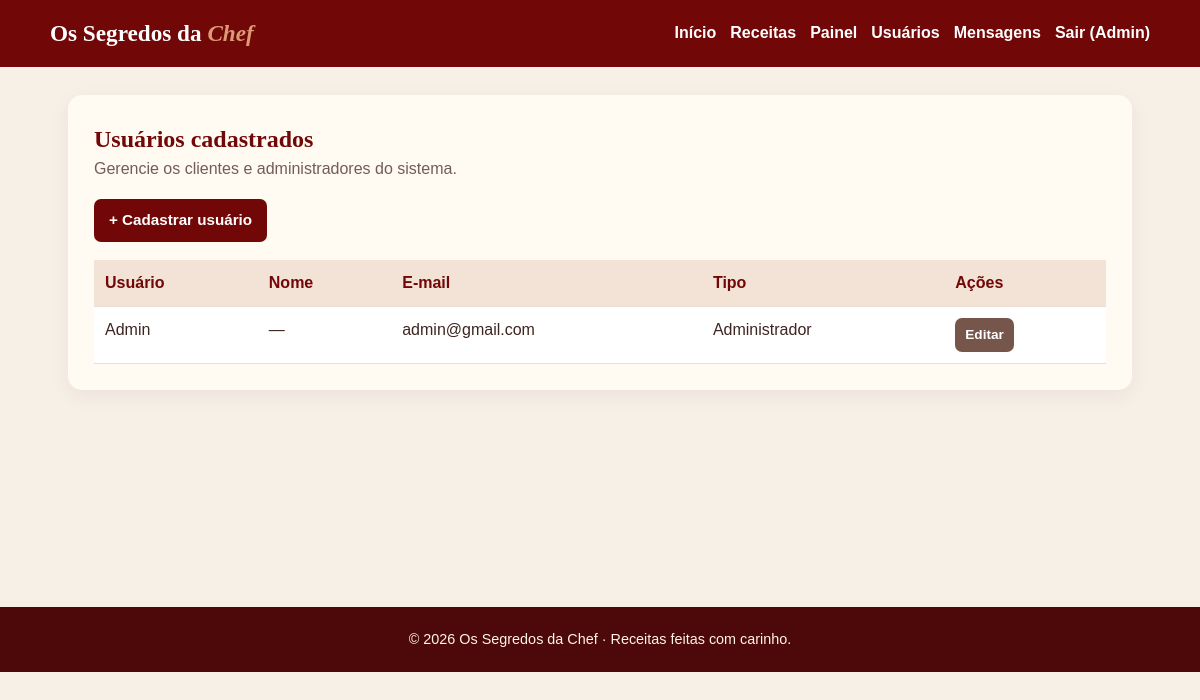
/usuarios/ (signed in), run on the app's committed database.
### usuarios/models.py (models this page shows, shortened)
class Usuario(AbstractUser):
   SEXO_CHOICES = [
       ('masculino', 'Masculino'),
       ('feminino', 'Feminino'),
       ('outro', 'Outro / Prefiro não informar'),
   ]
   sexo = models.CharField('Sexo', max_length=20, choices=SEXO_CHOICES, blank=True, null=True)
   data_nascimento = models.DateField('Data de Nascimento', blank=True, null=True)
   class Meta:
       verbose_name = 'Usuário'
       verbose_name_plural = 'Usuários'

### usuarios/views.py (the view)
# urls.py: path("", views.UsuarioListView.as_view(), name="lista"),
class UsuarioListView(LoginRequiredMixin, UserPassesTestMixin, ListView):
    model = Usuario
    template_name = "usuarios/usuario_list.html"
    context_object_name = "usuarios"
    def test_func(self):
        return self.request.user.is_staff

### usuarios/templates/usuarios/usuario_list.html (shortened to what this page needs)
{% extends 'base.html' %}
{% block content %}
<section class="panel">
    <h1>Usuários cadastrados</h1>
    <p class="muted">
        Gerencie os clientes e administradores do sistema.
    </p>
    <div class="toolbar">
        <a class="btn" href="{% url 'usuarios:criar' %}">
            + Cadastrar usuário
        </a>
    </div>
    <div class="table-wrap">
        <table>
            <thead>
                <tr>
                    <th>Usuário</th>
                    <th>Nome</th>
                    <th>E-mail</th>
                    <th>Tipo</th>
                    <th>Ações</th>
                </tr>
            </thead>
            <tbody>
                {% for item in usuarios %}
                <tr>
                    <td>{{ item.username }}</td>
                    <td>{{ item.get_full_name|default:"—" }}</td>
                    <td>{{ item.email }}</td>
                    <td>
                        {% if item.is_staff %}
                            Administrador
                        {% else %}
                            Cliente
                        {% endif %}
                    </td>
                    <td>
                        <div class="actions">
                            <a class="btn secondary"
                               href="{% url 'usuarios:editar' item.pk %}">
                                Editar
                            </a>
                        </div>
                    </td>
                </tr>
                {% empty %}
                <tr>
                    <td colspan="5">Nenhum usuário cadastrado.</td>
                </tr>
                {% endfor %}
            </tbody>
        </table>
    </div>
</section>
{% endblock %}

### templates/base.html (shortened to what this page needs)
{% load static %}
<!doctype html>
<html lang="pt-br">
<head>
  <link rel="stylesheet" href="{% static 'css/style.css' %}">
</head>
<body>
<header class="site-header">
  <a class="brand" href="{% url 'web:index' %}">Os Segredos da <span>Chef</span></a>
  <nav aria-label="Menu principal">
    <a href="{% url 'web:index' %}">Início</a>
    <a href="{% url 'receitas:receita_list' %}">Receitas</a>
{% if user.is_authenticated %}
    {% if user.is_staff %}
        <a href="{% url 'web:painel' %}">Painel</a>
        <a href="{% url 'usuarios:lista' %}">Usuários</a>
        <a href="{% url 'contato:lista' %}">Mensagens</a>
    {% endif %}
    <form method="post" action="{% url 'usuarios:logout' %}">
        <button class="nav-logout" type="submit">
            Sair ({{ user.username }})
        </button>
    </form>
{% else %}
    <a href="{% url 'usuarios:login' %}">Entrar</a>
    <a href="{% url 'usuarios:cadastro' %}">Cadastrar</a>
{% endif %}
  </nav>
</header>
<main>
  {% block content %}
    {% endblock %}
</main>
<footer>© 2026 Os Segredos da Chef · Receitas feitas com carinho.</footer>
</body>
</html>

### static/css/style.css (style rules this page uses)
:root { --cor-primaria: #720707; --cor-secundaria: #da9b76; --cor-apoio: #fcf5df; --cor-texto: #720707; --branco: #fff; --avermelhado: #924444; --sombra: 0 18px 35px rgba(75, 7, 7, 0.18); --transicao: 0.25s ease; }
* { box-sizing: border-box; margin: 0; padding: 0; }
body { background: #f5ece0; color: var(--cor-texto); font: 16px 'Sulphur Point', Arial, sans-serif; }
a { text-decoration: none; color: inherit; }

### templates/base.html (style rules this page uses)
:root { --wine:#720707;--peach:#da9b76;--cream:#fcf5df;--paper:#fffaf2;--ink:#3d2520 }
body { margin:0;background:#f7f0e7;color:var(--ink);font:16px Arial,sans-serif;line-height:1.5 }
header.site-header { background:var(--wine);color:white;padding:16px max(20px,calc((100% - 1100px)/2));display:flex;align-items:center;justify-content:space-between;gap:18px;flex-wrap:wrap }
.brand { font-family:Georgia,serif;font-size:1.45rem;font-weight:bold;color:white;text-decoration:none }
.brand span { color:var(--peach);font-style:italic }
nav { display:flex;gap:14px;flex-wrap:wrap }
nav a { color:white;text-decoration:none;font-weight:600 }
nav form { display:inline;margin:0 }
nav .nav-logout { padding:0;background:transparent;color:white;border:0;font:inherit;font-weight:600;cursor:pointer }
main { max-width:1100px;margin:28px auto;padding:0 18px;min-height:60vh }
.hero,.panel { background:var(--paper);border-radius:14px;padding:26px;box-shadow:0 6px 20px #4b070710;margin-bottom:20px }
h1,h2,h3 { color:var(--wine);font-family:Georgia,serif }
h1 { margin-top:0 }
.muted { color:#725e56 }
.toolbar { display:flex;gap:10px;align-items:center;justify-content:space-between;flex-wrap:wrap;margin:18px 0 }
.btn,button,input[type=submit] { display:inline-block;background:var(--wine);color:white;border:0;border-radius:7px;padding:10px 15px;text-decoration:none;font-weight:700;cursor:pointer;font-size:.95rem }
.btn.secondary { background:#76564a }
table { width:100%;border-collapse:collapse;background:white }
th,td { padding:11px;border-bottom:1px solid #eaded4;text-align:left;vertical-align:top }
th { background:#f2e3d6;color:var(--wine) }
.table-wrap { overflow-x:auto }
.actions { display:flex;gap:7px;flex-wrap:wrap }
.actions .btn { padding:7px 10px;font-size:.85rem }
footer { padding:22px;text-align:center;background:#4d0909;color:#fff4e5;margin-top:32px;font-size:.9rem }

### data on the page
Usuario: username "Admin", get_full_name "—", email "admin@gmail.com", is_staff "Administrador"
